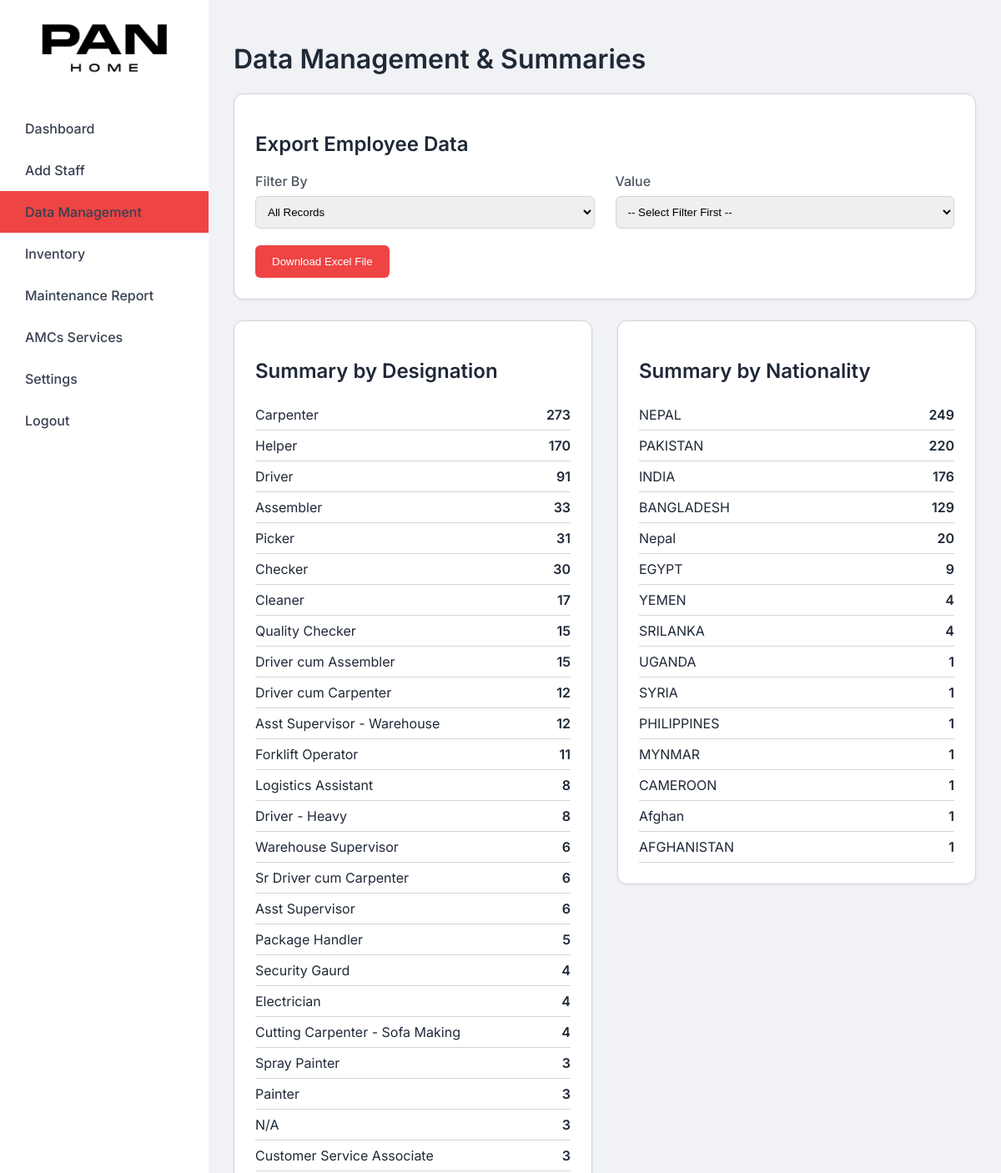
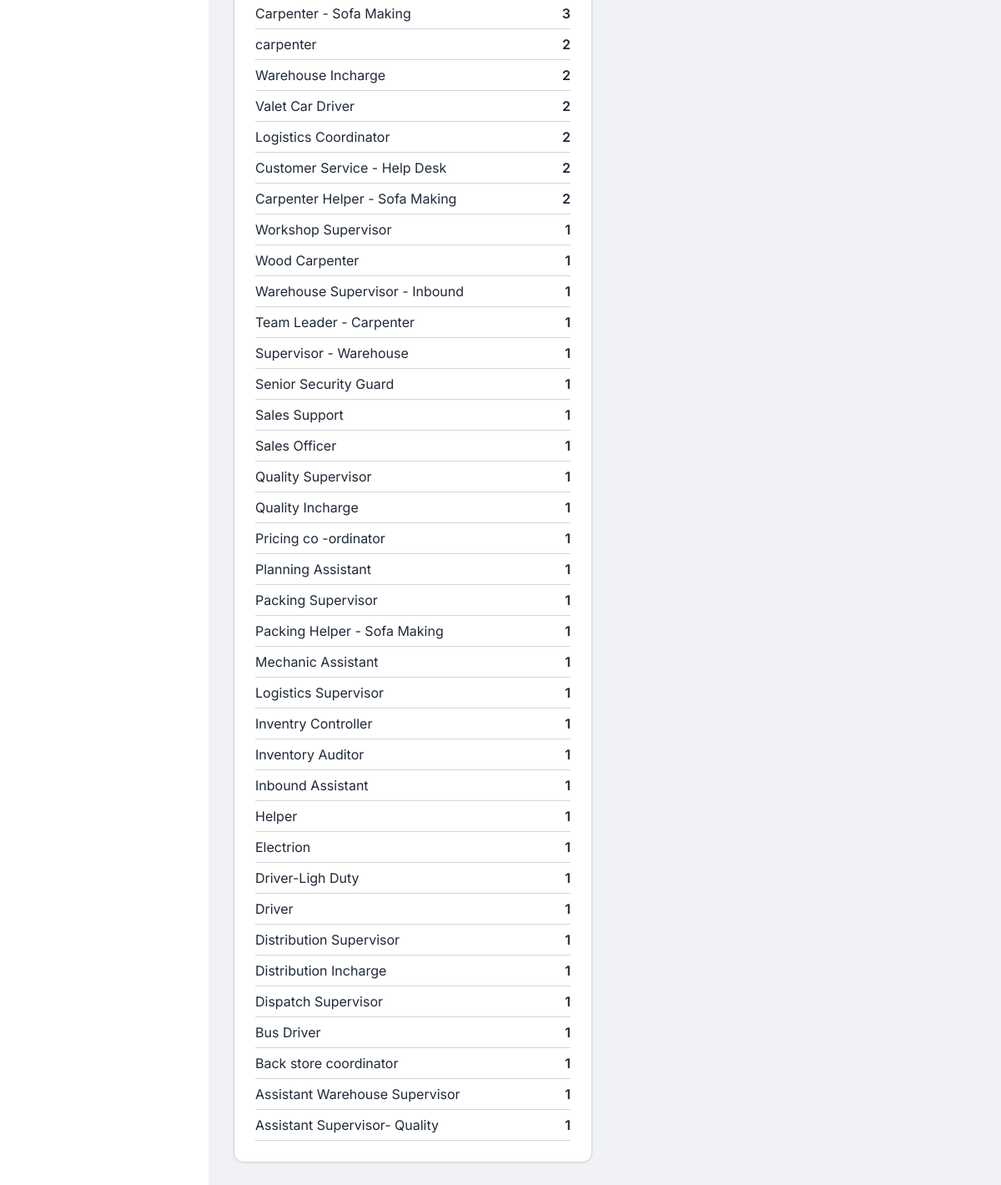
Page /data (signed in) on the committed database (2 pictures, top to bottom).
### app.py (models this page shows)
class Employee(db.Model):
    id = db.Column(db.Integer, primary_key=True)
    accommodation_name = db.Column(db.String(100))
    room = db.Column(db.String(50))
    emp_id = db.Column(db.String(50), unique=True)
    name = db.Column(db.String(100))
    designation = db.Column(db.String(100))
    nationality = db.Column(db.String(100))
    mobile_number = db.Column(db.String(20))
    status = db.Column(db.String(50), default='Active')
    food_variety = db.Column(db.String(100))
    meal_time = db.Column(db.String(100))
    location = db.Column(db.String(100))
    remarks = db.Column(db.String(255))
    check_out_date = db.Column(db.String(50))
    shift_out_date = db.Column(db.String(50))

### app.py (the view, shortened to what this page needs)
@app.route('/data', methods=['GET', 'POST'])
@login_required
def data_management():
    active_statuses = ['Active', 'Vacation', 'On Leave', 'Resigned', 'Terminated']
    locations_query = db.session.query(Employee.location).filter(Employee.location.isnot(None)).distinct().order_by(Employee.location).all()
    statuses_query = db.session.query(Employee.status).filter(Employee.status.isnot(None)).distinct().order_by(Employee.status).all()
    accommodations_query = Camp.query.order_by(Camp.name).all()
    accommodations_list = [{'name': camp.name} for camp in accommodations_query]
    designation_summary = db.session.query(Employee.designation, func.count(Employee.id)).filter(Employee.status.in_(active_statuses)).group_by(Employee.designation).order_by(func.count(Employee.id).desc()).all()
    nationality_summary = db.session.query(Employee.nationality, func.count(Employee.id)).filter(Employee.status.in_(active_statuses)).group_by(Employee.nationality).order_by(func.count(Employee.id).desc()).all()
    return render_template('data.html',
                           locations=[loc[0] for loc in locations_query if loc[0]],
                           statuses=[s[0] for s in statuses_query if s[0]],
                           accommodations=accommodations_list,
                           designation_summary=designation_summary,
                           nationality_summary=nationality_summary)

### app.py (called while the page is built)
@login_manager.user_loader
def load_user(user_id):
    return db.session.get(AppUser, int(user_id))

    def is_admin(self):
        return self.role == 'admin'

### templates/data.html (shortened to what this page needs)
{% extends "base.html" %}
{% block content %}
<h1>Data Management & Summaries</h1>
<div class="card">
    <h2>Export Employee Data</h2>
    <form method="POST" action="{{ url_for('data_management') }}">
        <div class="form-grid">
            <div class="form-group">
                <label for="download_type">Filter By</label>
                <select name="download_type" id="download_type">
                    <option value="all">All Records</option>
                </select>
            </div>
            <div class="form-group">
                <label for="filter_value">Value</label>
                <select name="filter_value" id="filter_value">
                    <option value="">-- Select Filter First --</option>
                </select>
            </div>
        </div>
        <button type="submit">Download Excel File</button>
    </form>
</div>
<div class="page-grid">
    <div class="card">
        <h2>Summary by Designation</h2>
        <table class="summary-table">
            <tbody>
                {% for designation, count in designation_summary %}
                <tr>
                    <td>{{ designation }}</td>
                    <td class="count">{{ count }}</td>
                </tr>
                {% else %}
                <tr>
                    <td>No data available.</td>
                </tr>
                {% endfor %}
            </tbody>
        </table>
    </div>
    <div class="card">
        <h2>Summary by Nationality</h2>
        <table class="summary-table">
            <tbody>
                {% for nationality, count in nationality_summary %}
                <tr>
                    <td>{{ nationality }}</td>
                    <td class="count">{{ count }}</td>
                </tr>
                {% else %}
                <tr>
                    <td>No data available.</td>
                </tr>
                {% endfor %}
            </tbody>
        </table>
    </div>
</div>
{% endblock %}

### templates/base.html (shortened to what this page needs)
<!DOCTYPE html>
<html lang="en">
<head>
</head>
<body class="theme-{{ current_user.theme if current_user.is_authenticated else 'default' }} font-{{ current_user.font_style if current_user.is_authenticated else 'inter' }} font-size-{{ current_user.font_size if current_user.is_authenticated else 'normal' }}">
    <div class="sidebar">
        <div class="logo-container">
            <img src="{{ url_for('static', filename='images/Logo.png') }}" alt="Logo" class="logo">
        </div>
        <ul>
            <li class="{{ 'active' if request.endpoint == 'dashboard' else '' }}"><a href="{{ url_for('dashboard') }}">Dashboard</a></li>
            <li class="{{ 'active' if request.endpoint == 'add_staff' else '' }}"><a href="{{ url_for('add_staff') }}">Add Staff</a></li>
            <li class="{{ 'active' if request.endpoint == 'data_management' else '' }}"><a href="{{ url_for('data_management') }}">Data Management</a></li>
            <li class="{{ 'active' if request.endpoint == 'inventory_dashboard' else '' }}"><a href="{{ url_for('inventory_dashboard') }}">Inventory</a></li>
            <li class="{{ 'active' if request.endpoint == 'maintenance_report' else '' }}"><a href="{{ url_for('maintenance_report') }}">Maintenance Report</a></li>
            <li class="{{ 'active' if request.endpoint == 'amcs_dashboard' else '' }}"><a href="{{ url_for('amcs_dashboard') }}">AMCs Services</a></li>
            {% if current_user.is_admin() %}
                <li class="{{ 'active' if 'settings' in request.endpoint else '' }}"><a href="{{ url_for('settings_dashboard') }}">Settings</a></li>
            {% endif %}
            <li><a href="{{ url_for('logout') }}">Logout</a></li>
        </ul>
    </div>
    <div class="main-content">
        {% block content %}{% endblock %}
    </div>
</body>
</html>

### templates/base.html (style rules this page uses)
:root { --sidebar-bg: #111827; --main-bg: #f9fafb; --card-bg: #ffffff; --text-primary: #1f2937; --text-secondary: #6b7280; --accent-color: #4f46e5; --border-color: #e5e7eb; --font-family: 'Inter', sans-serif; }
body.theme-light { --sidebar-bg: #ffffff; --main-bg: #f0f2f5; --card-bg: #ffffff; --text-primary: #1f2937; --text-secondary: #4b5563; --accent-color: #ef4444; --border-color: #d1d5db; }
body.font-inter { --font-family: 'Inter', sans-serif; }
body.font-size-normal { font-size: 16px; }
body { margin: 0; font-family: var(--font-family); background-color: var(--main-bg); color: var(--text-primary); }
.sidebar { position: fixed; left: 0; top: 0; width: 250px; height: 100%; background-color: var(--sidebar-bg); padding-top: 20px; }
.sidebar .logo-container { text-align: center; margin-bottom: 30px; }
.sidebar .logo { max-width: 150px; }
.sidebar ul { list-style-type: none; padding: 0; margin: 0; }
.sidebar ul li a { display: block; padding: 15px 30px; color: #9ca3af; text-decoration: none; font-weight: 500; transition: all 0.2s; }
body.theme-light .sidebar ul li a { color: #374151; }
.sidebar ul li.active a { background-color: var(--accent-color); color: #ffffff; }
.main-content { margin-left: 250px; padding: 30px; }
.card { background-color: var(--card-bg); border: 1px solid var(--border-color); border-radius: 12px; box-shadow: 0 1px 3px 0 rgba(0,0,0,0.07); padding: 25px; margin-bottom: 25px; }
h1, h2, h3 { color: var(--text-primary); font-weight: 600; }

### templates/data.html (style rules this page uses)
.page-grid { display: grid; grid-template-columns: 1fr 1fr; gap: 30px; align-items: flex-start; }
.form-grid { display: grid; grid-template-columns: 1fr 1fr; gap: 0 25px; align-items: flex-end; }
.form-group { margin-bottom: 20px; }
.form-group label { display: block; margin-bottom: 8px; font-weight: 500; color: var(--text-secondary); }
.form-group select { width: 100%; padding: 10px; border: 1px solid var(--border-color); border-radius: 6px; }
.summary-table { width: 100%; border-collapse: collapse; }
.summary-table td { padding: 8px 0; border-bottom: 1px solid var(--border-color); }
.summary-table .count { text-align: right; font-weight: 600; }
button { background-color: var(--accent-color); color: white; border: none; padding: 12px 20px; border-radius: 6px; font-weight: 500; cursor: pointer; }

### rows in the picture
Employee: designation "Carpenter", id "273"
Employee: nationality "PAKISTAN", id "220"
Employee: nationality "BANGLADESH", id "129"

### other values in the picture
{{ designation }} "Helper" "Driver" "Assembler" "Picker" "Checker" "Cleaner" "Quality Checker" "Driver cum Assembler" "Driver cum Carpenter" "Asst Supervisor - Warehouse" "Forklift Operator" "Logistics Assistant" "Driver - Heavy" "Warehouse Supervisor" "Sr Driver cum Carpenter" "Asst Supervisor" "Package Handler" "Security Gaurd" "Electrician" "Cutting Carpenter - Sofa Making" "Spray Painter" "Painter" "N/A" "Customer Service Associate" "Carpenter - Sofa Making" "carpenter" "Warehouse Incharge" "Valet Car Driver" "Logistics Coordinator" "Customer Service - Help Desk" "Carpenter Helper - Sofa Making" "Workshop Supervisor" "Wood Carpenter" "Warehouse Supervisor - Inbound" "Team Leader - Carpenter" "Supervisor - Warehouse" "Senior Security Guard" "Sales Support" "Sales Officer" "Quality Supervisor" "Quality Incharge" "Pricing co -ordinator" "Planning Assistant" "Packing Supervisor" "Packing Helper - Sofa Making" "Mechanic Assistant" "Logistics Supervisor" "Inventry Controller" "Inventory Auditor" "Inbound Assistant" "Helper" "Electrion" "Driver-Ligh Duty" "Driver" "Distribution Supervisor" "Distribution Incharge" "Dispatch Supervisor" "Bus Driver" "Back store coordinator" "Assistant Warehouse Supervisor" "Assistant Supervisor- Quality"
{{ count }} "170" "91" "33" "31" "30" "17" "15" "15" "12" "12" "11" "8" "8" "6" "6" "6" "5" "4" "4" "4" "3" "3" "3" "3" "3" "2" "2" "2" "2" "2" "2" "1" "1" "1" "1" "1" "1" "1" "1" "1" "1" "1" "1" "1" "1" "1" "1" "1" "1" "1" "1" "1" "1" "1" "1" "1" "1" "1" "1" "1" "1"
{{ nationality }} "NEPAL" "INDIA" "Nepal" "EGYPT" "YEMEN" "SRILANKA" "UGANDA" "SYRIA" "PHILIPPINES" "MYNMAR" "CAMEROON" "Afghan" "AFGHANISTAN"
{{ count }} "249" "176" "20" "9" "4" "4" "1" "1" "1" "1" "1" "1" "1"
